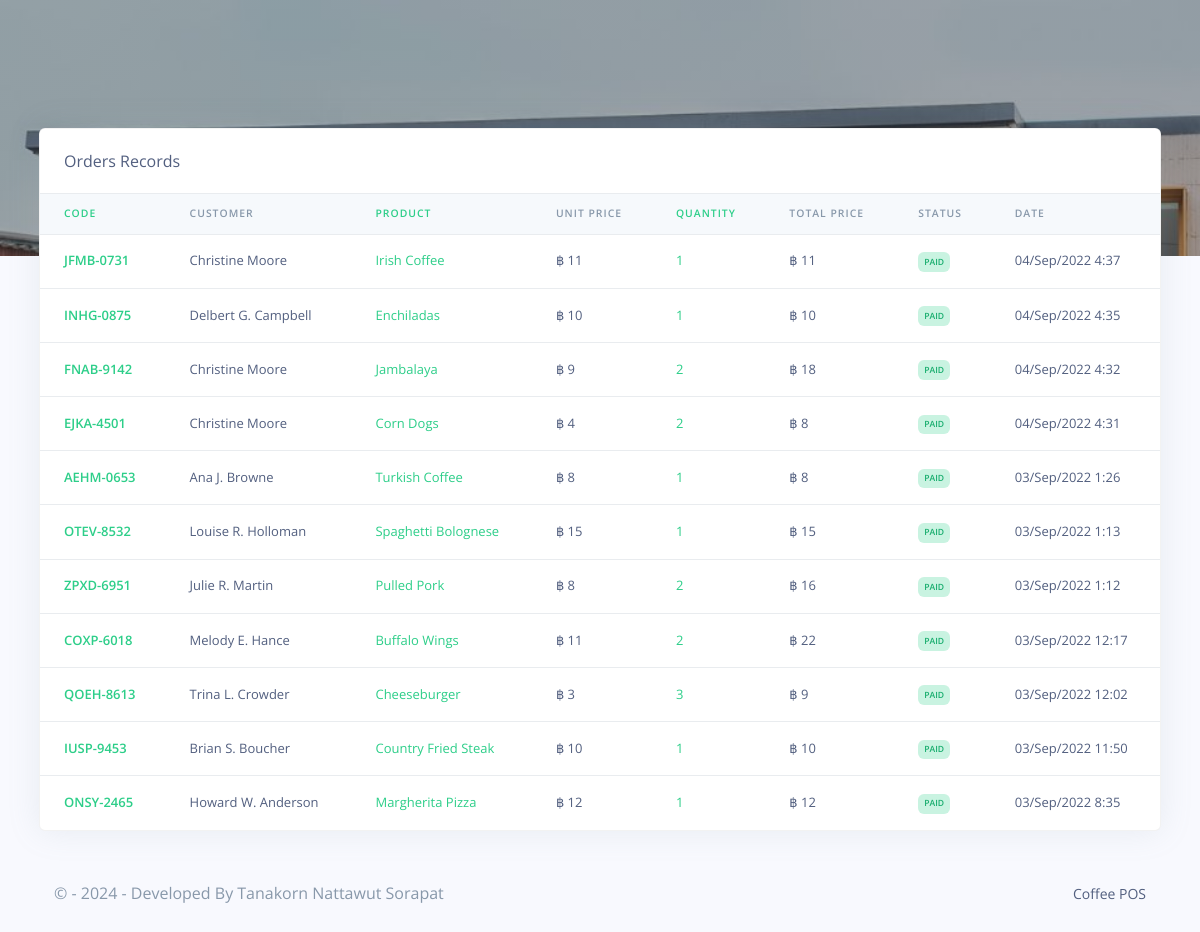
The app's page /Restro/admin/orders_reports.php (signed in), older data.
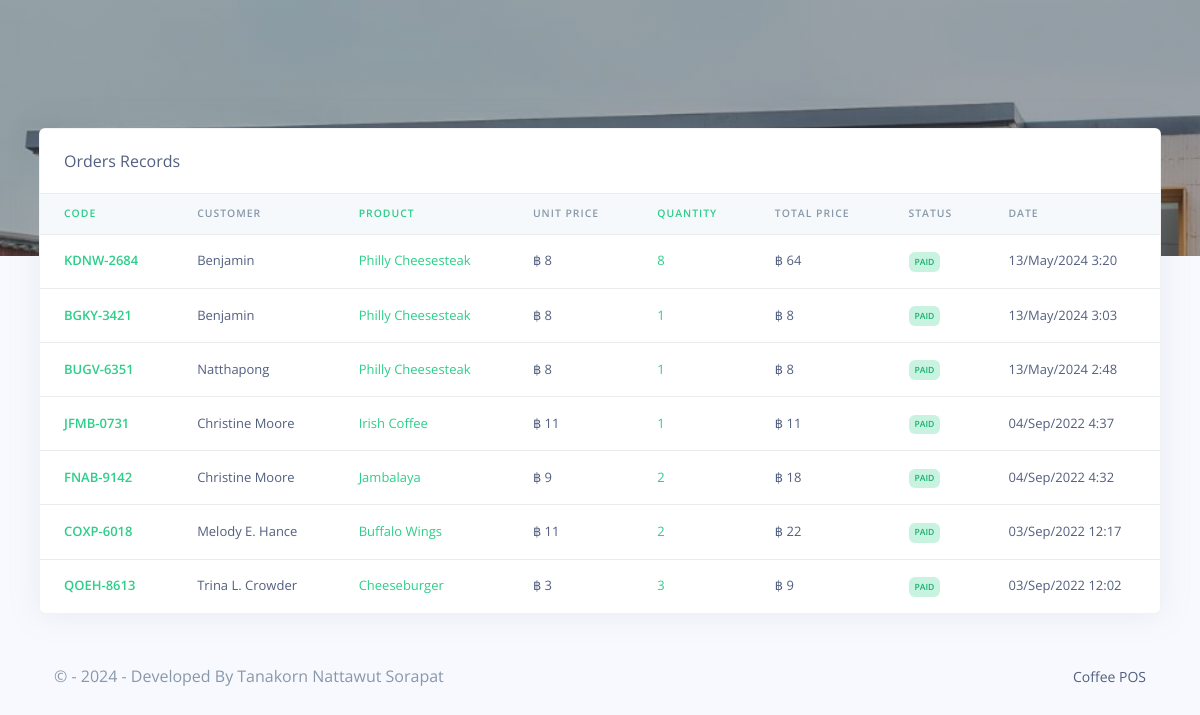
The same page, newer data.
### tables this page shows
CREATE TABLE `rpos_orders` (
  `order_id` varchar(200) NOT NULL,
  `order_code` varchar(200) NOT NULL,
  `customer_id` varchar(200) NOT NULL,
  `customer_name` varchar(200) NOT NULL,
  `prod_id` varchar(200) NOT NULL,
  `prod_name` varchar(200) NOT NULL,
  `prod_price` varchar(200) NOT NULL,
  `prod_qty` varchar(200) NOT NULL,
  `order_status` varchar(200) NOT NULL,
  `created_at` timestamp(6) NOT NULL DEFAULT current_timestamp(6) ON UPDATE current_timestamp(6)
);

### Restro/admin/orders_reports.php (the view, shortened to what this page needs)
<?php
include('config/config.php');
require_once('partials/_head.php');
?>
<body>
    <div class="main-content">
        <div class="container-fluid mt--8">
            <div class="row">
                <div class="col">
                    <div class="card shadow">
                        <div class="card-header border-0">
                            Orders Records
                        </div>
                        <div class="table-responsive">
                            <table class="table align-items-center table-flush">
                                <thead class="thead-light">
                                    <tr>
                                        <th class="text-success" scope="col">Code</th>
                                        <th scope="col">Customer</th>
                                        <th class="text-success" scope="col">Product</th>
                                        <th scope="col">Unit Price</th>
                                        <th class="text-success" scope="col">Quantity</th>
                                        <th scope="col">Total Price</th>
                                        <th scop="col">Status</th>
                                        <th scope="col">Date</th>
                                    </tr>
                                </thead>
                                <tbody>
                                    <?php
                                    $ret = "SELECT * FROM  rpos_orders ORDER BY `created_at` DESC  ";
                                    $stmt = $mysqli->prepare($ret);
                                    $stmt->execute();
                                    $res = $stmt->get_result();
                                    while ($order = $res->fetch_object()) {
                                        $total = ($order->prod_price * $order->prod_qty);
                                    ?>
                                        <tr>
                                            <th class="text-success" scope="row"><?php echo $order->order_code; ?></th>
                                            <td><?php echo $order->customer_name; ?></td>
                                            <td class="text-success"><?php echo $order->prod_name; ?></td>
                                            <td>฿ <?php echo $order->prod_price; ?></td>
                                            <td class="text-success"><?php echo $order->prod_qty; ?></td>
                                            <td>฿ <?php echo $total; ?></td>
                                            <td><?php if ($order->order_status == '') {
                                                    echo "<span class='badge badge-danger'>Not Paid</span>";
                                                } else {
                                                    echo "<span class='badge badge-success'>$order->order_status</span>";
                                                } ?></td>
                                            <td><?php echo date('d/M/Y g:i', strtotime($order->created_at)); ?></td>
                                        </tr>
                                    <?php } ?>
                                </tbody>
                            </table>
                        </div>
                    </div>
                </div>
            </div>
            <?php
            require_once('partials/_footer.php');
            ?>
        </div>
    </div>
</body>
</html>

### Restro/admin/partials/_head.php (shortened to what this page needs)
<!DOCTYPE html>
<html>
<head>
    <link href="assets/vendor/nucleo/css/nucleo.css" rel="stylesheet">
    <link href="assets/vendor/@fortawesome/fontawesome-free/css/all.min.css" rel="stylesheet">
    <link type="text/css" href="assets/css/argon.css?v=1.0.0" rel="stylesheet">
</head>

### Restro/admin/partials/_footer.php
<footer class="py-5">
  <div class="container">
    <div class="row align-items-center justify-content-xl-between">
      <div class="col-xl-6">
        <div class="copyright text-center text-xl-left text-muted">
          &copy; - <?php echo date('Y'); ?> - Developed By Tanakorn Nattawut Sorapat
        </div>
      </div>
      <div class="col-xl-6">
        <ul class="nav nav-footer justify-content-center justify-content-xl-end">
          <li class="nav-item">
            <a href="" class="nav-link" target="_blank">Coffee POS</a>
          </li>
        </ul>
      </div>
    </div>
  </div>
</footer>

Row changes from the older to the newer data that the page shows:
removed rpos_orders: order_code "INHG-0875", customer_name "Delbert G. Campbell", prod_name "Enchiladas", prod_price "10", prod_qty "1", order_status "PAID", created_at "04/Sep/2022 4:35"
removed rpos_orders: order_code "EJKA-4501", customer_name "Christine Moore", prod_name "Corn Dogs", prod_price "4", prod_qty "2", total "8", order_status "PAID", created_at "04/Sep/2022 4:31"
removed rpos_orders: order_code "AEHM-0653", customer_name "Ana J. Browne", prod_name "Turkish Coffee", prod_price "8", prod_qty "1", order_status "PAID", created_at "03/Sep/2022 1:26"
removed rpos_orders: order_code "OTEV-8532", customer_name "Louise R. Holloman", prod_name "Spaghetti Bolognese", prod_price "15", prod_qty "1", order_status "PAID", created_at "03/Sep/2022 1:13"
removed rpos_orders: order_code "ZPXD-6951", customer_name "Julie R. Martin", prod_name "Pulled Pork", prod_price "8", prod_qty "2", total "16", order_status "PAID", created_at "03/Sep/2022 1:12"
removed rpos_orders: order_code "IUSP-9453", customer_name "Brian S. Boucher", prod_name "Country Fried Steak", prod_price "10", prod_qty "1", order_status "PAID", created_at "03/Sep/2022 11:50"
removed rpos_orders: order_code "ONSY-2465", customer_name "Howard W. Anderson", prod_name "Margherita Pizza", prod_price "12", prod_qty "1", order_status "PAID", created_at "03/Sep/2022 8:35"
added rpos_orders: order_code "KDNW-2684", customer_name "Benjamin", prod_name "Philly Cheesesteak", prod_price "8", prod_qty "8", total "64", order_status "PAID", created_at "13/May/2024 3:20"
added rpos_orders: order_code "BGKY-3421", customer_name "Benjamin", prod_name "Philly Cheesesteak", prod_price "8", prod_qty "1", order_status "PAID", created_at "13/May/2024 3:03"
added rpos_orders: order_code "BUGV-6351", customer_name "Natthapong", prod_name "Philly Cheesesteak", prod_price "8", prod_qty "1", order_status "PAID", created_at "13/May/2024 2:48"
